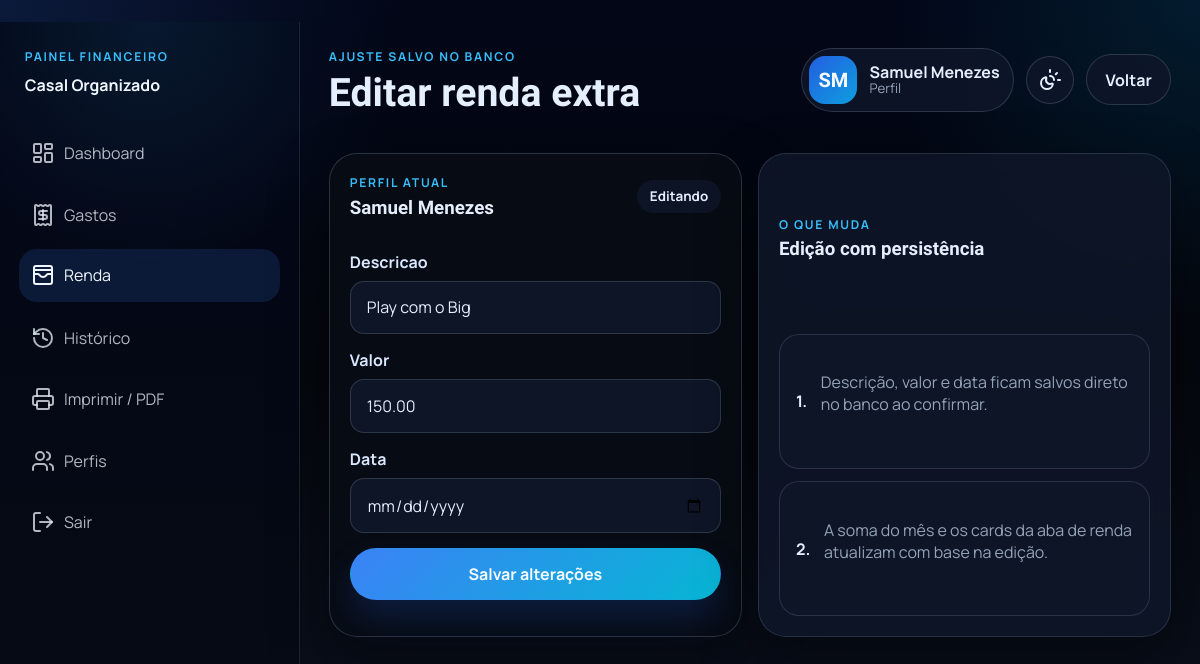
/dashboard/renda-extra/2/editar/ (signed in), run on the app's committed database.
### perfis/models.py (models this page shows, shortened)
class Perfil(models.Model):
    nome = models.CharField(max_length=120)
    slug = models.SlugField(unique=True)
    ordem = models.PositiveSmallIntegerField(default=0)
    tema = models.CharField(max_length=20, choices=THEME_CHOICES, default=DEFAULT_THEME)
    mostrar_funcoes_extras = models.BooleanField(default=True)
    foto_perfil = models.TextField(blank=True, default="")
    class Meta:
        ordering = ("ordem", "nome")
    @property
    def iniciais(self):
        partes = [parte[0].upper() for parte in self.nome.split() if parte]
        return "".join(partes[:2]) or self.nome[:1].upper()
    @property
    def tem_foto_perfil(self):
        return bool(self.foto_perfil)

class RendaExtra(models.Model):
    perfil = models.ForeignKey(
        Perfil,
        on_delete=models.CASCADE,
        related_name="rendas_extras",
    )
    descricao = models.CharField(max_length=200)
    valor = models.DecimalField(max_digits=10, decimal_places=2)
    data = models.DateField(default=timezone.localdate)
    criado_em = models.DateTimeField(auto_now_add=True)
    class Meta:
        ordering = ("-data", "-criado_em")

### perfis/views.py (the view)
# urls.py: path("dashboard/renda-extra/<int:extra_income_id>/editar/", views.edit_extra_income, name="edit_extra_income"),
@active_profile_required
def edit_extra_income(request, extra_income_id):
    profile = get_active_profile(request)
    extra_income = get_object_or_404(RendaExtra, pk=extra_income_id, perfil=profile)
    form = RendaExtraForm(request.POST or None, instance=extra_income)
    if request.method == "POST":
        if form.is_valid():
            form.save()
            messages.success(request, "Renda extra atualizada.")
            return redirect(get_safe_redirect(request, fallback=reverse("extra_income_page")))
        messages.error(request, "Nao foi possivel salvar as alteracoes da renda extra.")
    return render(
        request,
        "perfis/edit_extra_income.html",
        {
            "profile": profile,
            "form": form,
            "extra_income": extra_income,
        },
    )

### perfis/forms.py
class RendaExtraForm(forms.ModelForm):
    class Meta:
        model = RendaExtra
        fields = ("descricao", "valor", "data")
        widgets = {
            "descricao": forms.TextInput(attrs={"placeholder": "Freelance, venda, bonus..."}),
            "valor": forms.NumberInput(attrs={"step": "0.01", "min": "0.01"}),
            "data": forms.DateInput(attrs={"type": "date"}),
        }

### financeiro/context_processors.py (called while the page is built)
def app_context(request):
    active_profile = None
    available_profiles = []
    cleanup_notice = None
    active_theme = DEFAULT_THEME
    if request.user.is_authenticated:
        available_profiles = list(list_profiles())
        active_profile = get_active_profile(request)
        if active_profile:
            cleanup_notice = get_cleanup_notice(active_profile)
            active_theme = active_profile.tema
    return {
        "app_name": "Casal Organizado",
        "available_profiles": available_profiles,
        "active_profile": active_profile,
        "cleanup_notice": cleanup_notice,
        "active_theme": active_theme,
        "theme_options": THEME_CHOICES,
    }

### financeiro/utils.py (called while the page is built)
def clamp_day(year, month, day):
    return min(day, monthrange(year, month)[1])

def add_months(source_date, months, day=None):
    month_index = (source_date.month - 1) + months
    year = source_date.year + month_index // 12
    month = month_index % 12 + 1
    target_day = clamp_day(year, month, day or source_date.day)
    return date(year, month, target_day)

### perfis/services.py (called while the page is built)
def list_profiles():
    return Perfil.objects.order_by("ordem", "nome")

def get_active_profile(request):
    profile_id = request.session.get("active_profile_id")
    if not profile_id:
        return None
    try:
        return Perfil.objects.get(pk=profile_id)
    except Perfil.DoesNotExist:
        request.session.pop("active_profile_id", None)
        return None

def get_profile_history_anchor(profile):
    gasto_anchor = profile.gastos.order_by("data_inicio").values_list("data_inicio", flat=True).first()
    extra_anchor = profile.rendas_extras.order_by("data").values_list("data", flat=True).first()
    debit_anchor = profile.gastos_debito.order_by("data").values_list("data", flat=True).first()
    anchors = [item for item in (gasto_anchor, extra_anchor, debit_anchor) if item]
    return min(anchors) if anchors else None

### perfis/templates/perfis/edit_extra_income.html (shortened to what this page needs)
﻿{% extends "base.html" %}
{% block page_title %}Editar renda extra{% endblock %}
{% block eyebrow %}Ajuste salvo no banco{% endblock %}
{% block topbar_actions %}
    <a href="{% url 'extra_income_page' %}" class="ghost-button">Voltar</a>
{% endblock %}
{% block content %}
    <section class="form-layout">
        <article class="section-card" data-reveal>
            <div class="section-heading">
                <div>
                    <p class="eyebrow">Perfil atual</p>
                    <h3>{{ profile.nome }}</h3>
                </div>
                <span class="tag strong-tag">Editando</span>
            </div>
            <form method="post" class="stack-form">
                {% for field in form %}
                    <label class="field">
                        <span>{{ field.label }}</span>
                        {{ field }}
                    </label>
                {% endfor %}
                <button type="submit" class="primary-button">Salvar alterações</button>
            </form>
        </article>
        <aside class="section-card accent-card" data-reveal>
            <div class="section-heading">
                <div>
                    <p class="eyebrow">O que muda</p>
                    <h3>Edição com persistência</h3>
                </div>
            </div>
            <div class="mini-list">
                <div class="mini-list__item">
                    <strong>1.</strong>
                    <p class="muted">Descrição, valor e data ficam salvos direto no banco ao confirmar.</p>
                </div>
                <div class="mini-list__item">
                    <strong>2.</strong>
                    <p class="muted">A soma do mês e os cards da aba de renda atualizam com base na edição.</p>
                </div>
            </div>
        </aside>
    </section>
{% endblock %}

### templates/base.html (shortened to what this page needs)
﻿{% load static %}
<!DOCTYPE html>
<html lang="pt-br">
<head>
    <link rel="stylesheet" href="{% static 'css/style.css' %}">
</head>
<body class="theme-{{ active_theme }} {% block body_class %}{% endblock %}">
    {% if request.user.is_authenticated %}
        <div class="app-shell">
            <aside class="sidebar">
                <div class="sidebar-header" data-reveal>
                    <p class="eyebrow">Painel financeiro</p>
                    <strong>{{ app_name }}</strong>
                </div>
                <nav class="sidebar-nav" data-reveal>
                    {% with current=request.resolver_match.url_name %}
                        {% if active_profile %}
                            <a href="{% url 'dashboard' %}" class="{% if current == 'dashboard' %}is-active{% endif %}">
                                <i data-lucide="layout-dashboard"></i>
                                <span>Dashboard</span>
                            </a>
                            <a href="{% url 'gastos' %}" class="{% if current == 'gastos' or current == 'add_gasto' or current == 'edit_gasto' %}is-active{% endif %}">
                                <i data-lucide="receipt"></i>
                                <span>Gastos</span>
                            </a>
                            <a href="{% url 'extra_income_page' %}" class="{% if current == 'extra_income_page' or current == 'edit_extra_income' %}is-active{% endif %}">
                                <i data-lucide="wallet-cards"></i>
                                <span>Renda</span>
                            </a>
                            <a href="{% url 'historico' %}" class="{% if current == 'historico' %}is-active{% endif %}">
                                <i data-lucide="history"></i>
                                <span>Histórico</span>
                            </a>
                            <a href="{% url 'export_pdf' %}" class="{% if current == 'export_pdf' %}is-active{% endif %}">
                                <i data-lucide="printer"></i>
                                <span>Imprimir / PDF</span>
                            </a>
                        {% endif %}
                        <a href="{% url 'select_profile' %}" class="{% if current == 'select_profile' %}is-active{% endif %}">
                            <i data-lucide="users"></i>
                            <span>Perfis</span>
                        </a>
                        <a href="{% url 'logout' %}">
                            <i data-lucide="log-out"></i>
                            <span>Sair</span>
                        </a>
                    {% endwith %}
                </nav>
            </aside>
            <div class="content-shell">
                <header class="topbar">
                    <div>
                        <p class="eyebrow">{% block eyebrow %}Organização financeira{% endblock %}</p>
                        <h2>{% block page_title %}{{ app_name }}{% endblock %}</h2>
                    </div>
                    <div class="topbar-controls">
                        {% if active_profile %}
                            <a href="{% url 'profile_settings' %}" class="profile-shortcut profile-shortcut--desktop">
                                {% if active_profile.tem_foto_perfil %}
                                    <img src="{{ active_profile.foto_perfil }}" alt="Foto de {{ active_profile.nome }}" class="profile-avatar profile-avatar--small">
                                {% else %}
                                    <span class="profile-badge profile-badge--small">{{ active_profile.iniciais }}</span>
                                {% endif %}
                                <span class="profile-shortcut__text">
                                    <strong>{{ active_profile.nome }}</strong>
                                    <small>Perfil</small>
                                </span>
                            </a>
                            <details class="preference-menu" data-overlay-menu>
                                <summary class="icon-button" aria-label="Abrir temas">
                                    <i data-lucide="sun-moon"></i>
                                </summary>
                            </details>
                        {% endif %}
                        <div class="topbar-actions">
                            {% block topbar_actions %}{% endblock %}
                        </div>
                    </div>
                </header>
                <main class="page-content">
                    {% block content %}{% endblock %}
                </main>
            </div>
        </div>
    {% endif %}
</body>
</html>

### data on the page
Perfil: iniciais "SM", nome "Samuel Menezes"
RendaExtra: form "Play com o Big" "150.00"

### other printed values
{{ app_name }} "Casal Organizado"
{{ field.label }} "Descricao" "Valor" "Data"
